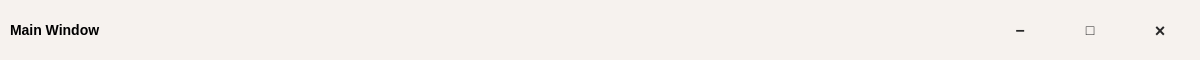
<?xml version="1.0" encoding="UTF-8"?>
<ui version="4.0">
 <class>Topbar</class>
 <widget class="QWidget" name="Topbar">
  <property name="geometry">
   <rect>
    <x>0</x>
    <y>0</y>
    <width>1200</width>
    <height>60</height>
   </rect>
  </property>
  <property name="minimumSize">
   <size>
    <width>0</width>
    <height>60</height>
   </size>
  </property>
  <property name="maximumSize">
   <size>
    <width>16777215</width>
    <height>80</height>
   </size>
  </property>
  <property name="styleSheet">
   <string notr="true">background-color: #F6F2EE;</string>
  </property>
  <layout class="QHBoxLayout" name="horizontalLayout">
   <property name="spacing">
    <number>10</number>
   </property>
   <property name="leftMargin">
    <number>10</number>
   </property>
   <property name="topMargin">
    <number>0</number>
   </property>
   <property name="rightMargin">
    <number>10</number>
   </property>
   <property name="bottomMargin">
    <number>0</number>
   </property>
   <item>
    <widget class="QLabel" name="title_label">
     <property name="text">
      <string>Main Window</string>
     </property>
     <property name="styleSheet">
      <string notr="true">color: black; font-size: 14px; font-weight: bold;</string>
     </property>
    </widget>
   </item>
   <item>
    <spacer name="horizontalSpacer">
     <property name="orientation">
      <enum>Qt::Horizontal</enum>
     </property>
     <property name="sizeHint" stdset="0">
      <size>
       <width>60</width>
       <height>20</height>
      </size>
     </property>
    </spacer>
   </item>
   <item>
    <widget class="QPushButton" name="minimize_button">
     <property name="text">
      <string>−</string>
     </property>
     <property name="minimumSize">
      <size>
       <width>60</width>
       <height>60</height>
      </size>
     </property>
     <property name="maximumSize">
      <size>
       <width>60</width>
       <height>60</height>
      </size>
     </property>
     <property name="styleSheet">
      <string notr="true">QPushButton {
    background-color: transparent;
    color: #282828;
    border: none;
    border-radius: 3px;
    font-size: 16px;
    font-weight: bold;
}
QPushButton:hover {
    background-color: #404040;
}
QPushButton:pressed {
    background-color: #505050;
}</string>
     </property>
    </widget>
   </item>
   <item>
    <widget class="QPushButton" name="maximize_button">
     <property name="text">
      <string>□</string>
     </property>
     <property name="minimumSize">
      <size>
       <width>60</width>
       <height>60</height>
      </size>
     </property>
     <property name="maximumSize">
      <size>
       <width>60</width>
       <height>60</height>
      </size>
     </property>
     <property name="styleSheet">
      <string notr="true">QPushButton {
    background-color: transparent;
    color: #282828;
    border: none;
    border-radius: 3px;
    font-size: 14px;
    font-weight: bold;
}
QPushButton:hover {
    background-color: #404040;
}
QPushButton:pressed {
    background-color: #505050;
}</string>
     </property>
    </widget>
   </item>
   <item>
    <widget class="QPushButton" name="close_button">
     <property name="text">
      <string>×</string>
     </property>
     <property name="minimumSize">
      <size>
       <width>60</width>
       <height>60</height>
      </size>
     </property>
     <property name="maximumSize">
      <size>
       <width>60</width>
       <height>60</height>
      </size>
     </property>
     <property name="styleSheet">
      <string notr="true">QPushButton {
    background-color: transparent;
    color: #282828;
    border: none;
    border-radius: 3px;
    font-size: 18px;
    font-weight: bold;
}
QPushButton:hover {
    background-color: #e81123;
}
QPushButton:pressed {
    background-color: #f1707a;
}</string>
     </property>
    </widget>
   </item>
  </layout>
 </widget>
 <resources/>
 <connections/>
</ui>
